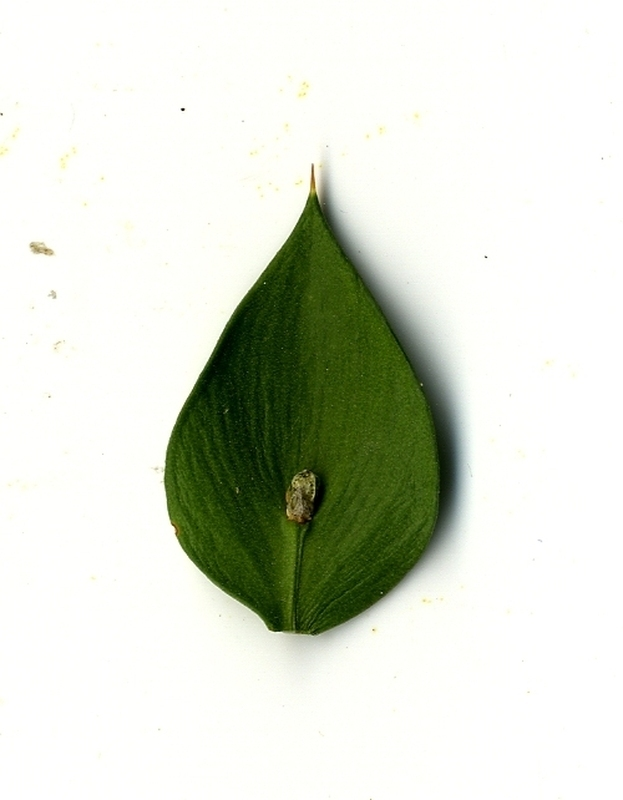
#> input picture Labs-DPnS/Domasna 4/query.jpg, 623 x 800 px
$ python skripta.py
#> lines starting #> are read from the running program, lines starting #| are printed output that depends on the picture; long printed decimals are rounded
import cv2
import os

if __name__ == '__main__':
    query_image = cv2.imread('query.jpg', 0)  # Читање на query сликата во сиво
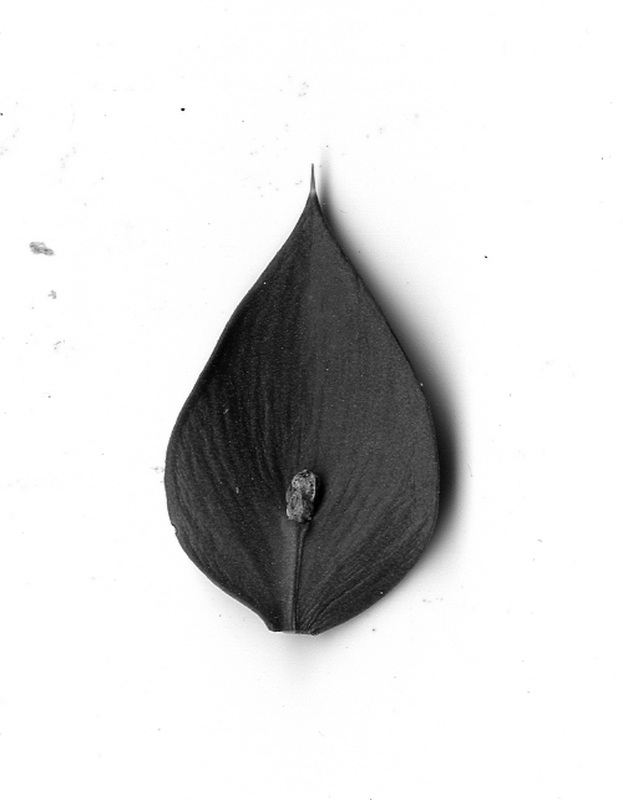
#> query_image: shape (800, 623); min 0, max 255, mean 219

    # Листа за чување на резултатите
    results = []

    # Лоадирање на сликите од директориумот database
    for filename in os.listdir('Leaves/'):
        image_path = os.path.join('Leaves/', filename)
        image = cv2.imread(image_path, 0)  # Читање на сликата во сиво
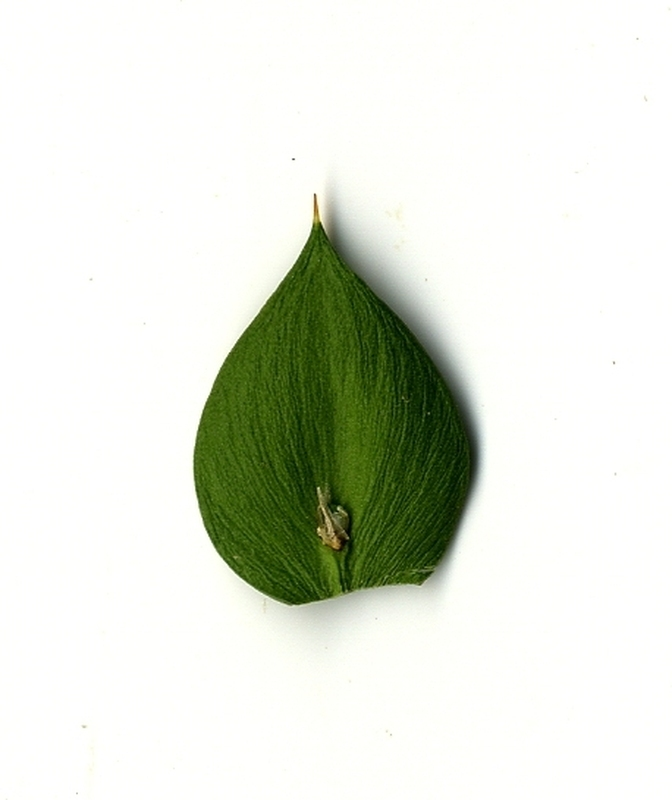
#> input picture Labs-DPnS/Domasna 4/Leaves/1.jpg, 672 x 800 px
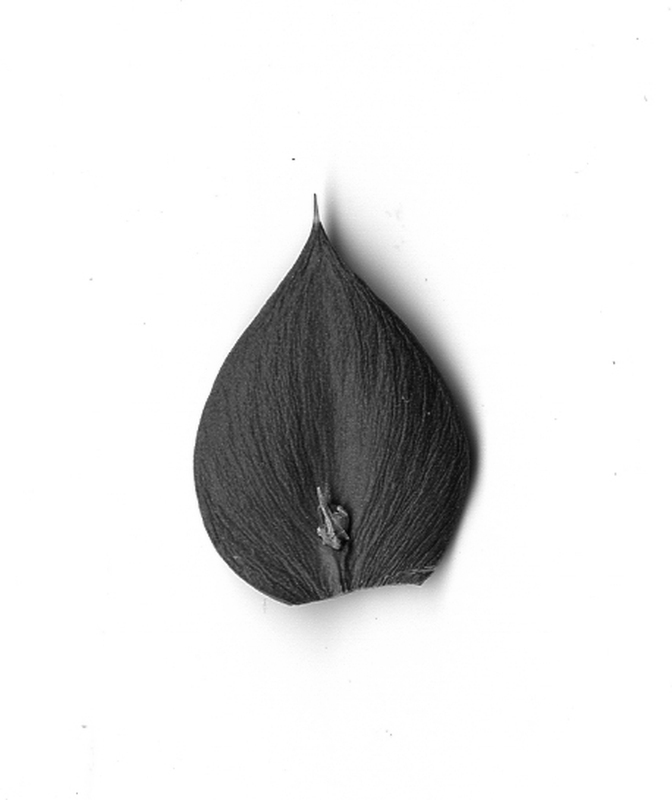
#> image: shape (800, 672); min 1, max 255, mean 226.5

        # Пресметување на сличноста помеѓу query сликата и моменталната слика
        similarity = cv2.matchShapes(query_image, image, 1, 0)
#> similarity = 0.00334

        # Додавање на резултатот во листата
        results.append((image_path, similarity))
#> pass 2 of the loop `for filename in os.listdir('Leaves/'):`:
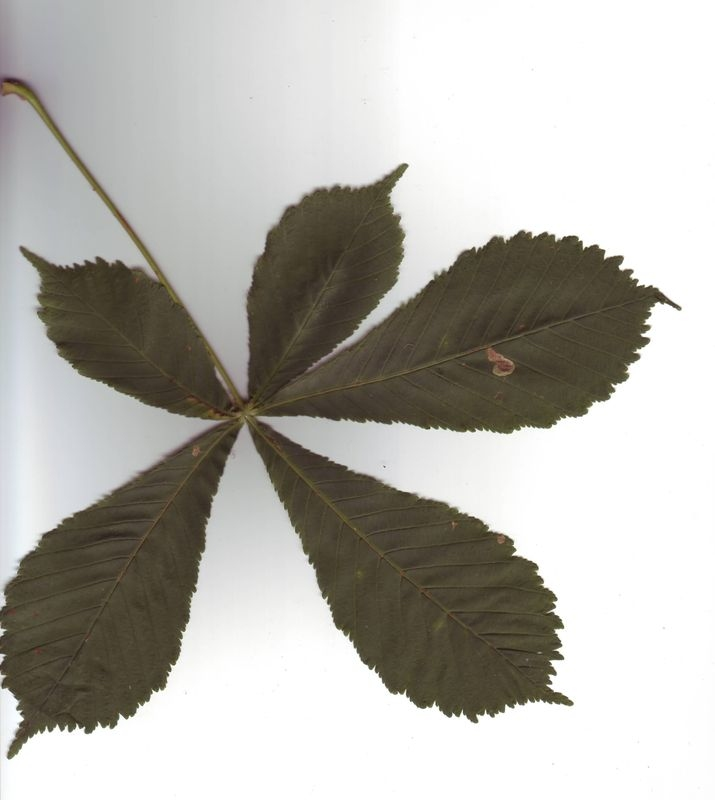
#> input picture Labs-DPnS/Domasna 4/Leaves/10000.jpg, 715 x 800 px
#> `image = cv2.imread(image_path, 0)`:
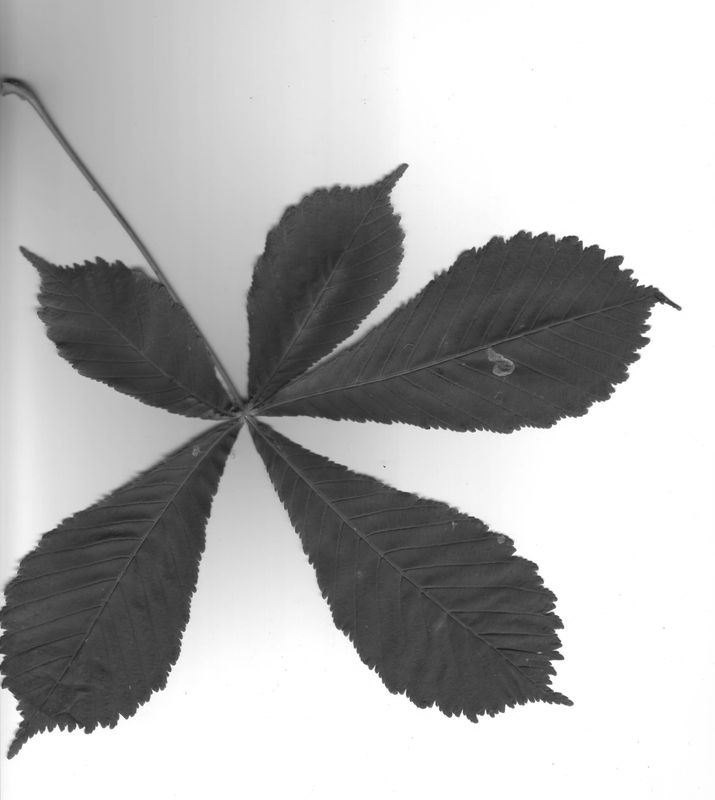
#> image: shape (800, 715); min 22, max 255, mean 179.7
#> similarity = 0.0081
#> pass 3 of the loop `for filename in os.listdir('Leaves/'):`:
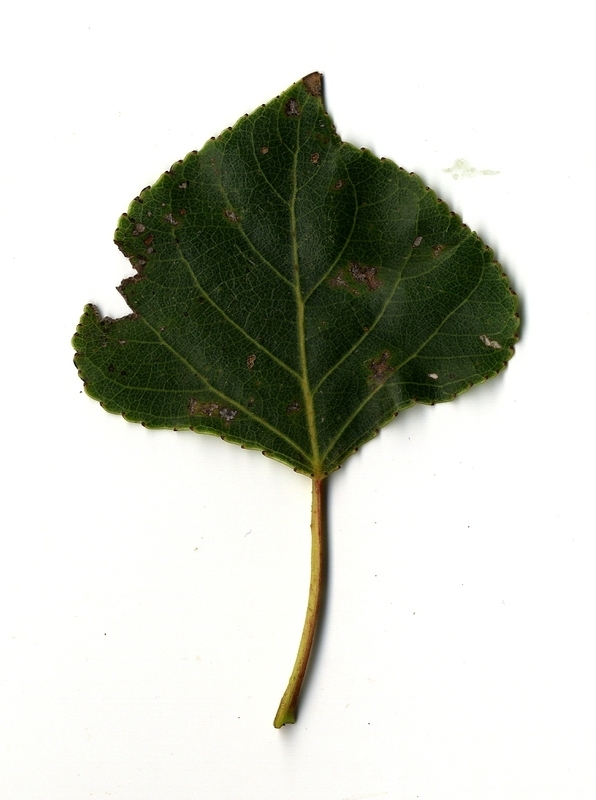
#> input picture Labs-DPnS/Domasna 4/Leaves/10001.jpg, 596 x 800 px
#> `image = cv2.imread(image_path, 0)`:
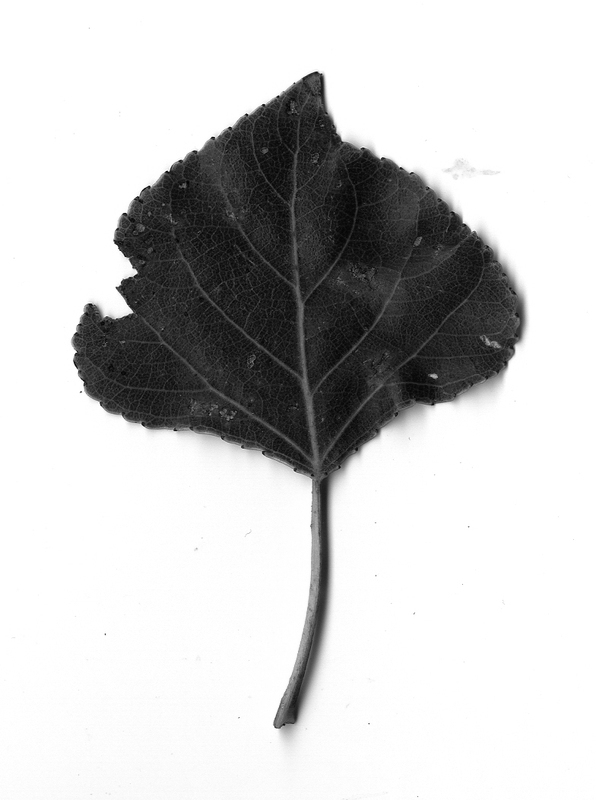
#> image: shape (800, 596); min 1, max 255, mean 202.5
#> similarity = 0.00532

    # Сортирање на резултатите според сличноста
    results.sort(key=lambda x: x[1])

    # Печатење на резултатите
    for result in results:
        print('Image:', result[0])
        print('Similarity:', result[1])
        print('---')
#> this loop made 3 passes
#> result on passes 1 to 3: ('Leaves/1.jpg', 0.00334), ('Leaves/10001.jpg', 0.00532), ('Leaves/10000.jpg', 0.0081)
#| Image: Leaves/1.jpg
#| Similarity: 0.00334
#| ---
#| Image: Leaves/10001.jpg
#| Similarity: 0.00532
#| ---
#| Image: Leaves/10000.jpg
#| Similarity: 0.008096
#| ---
